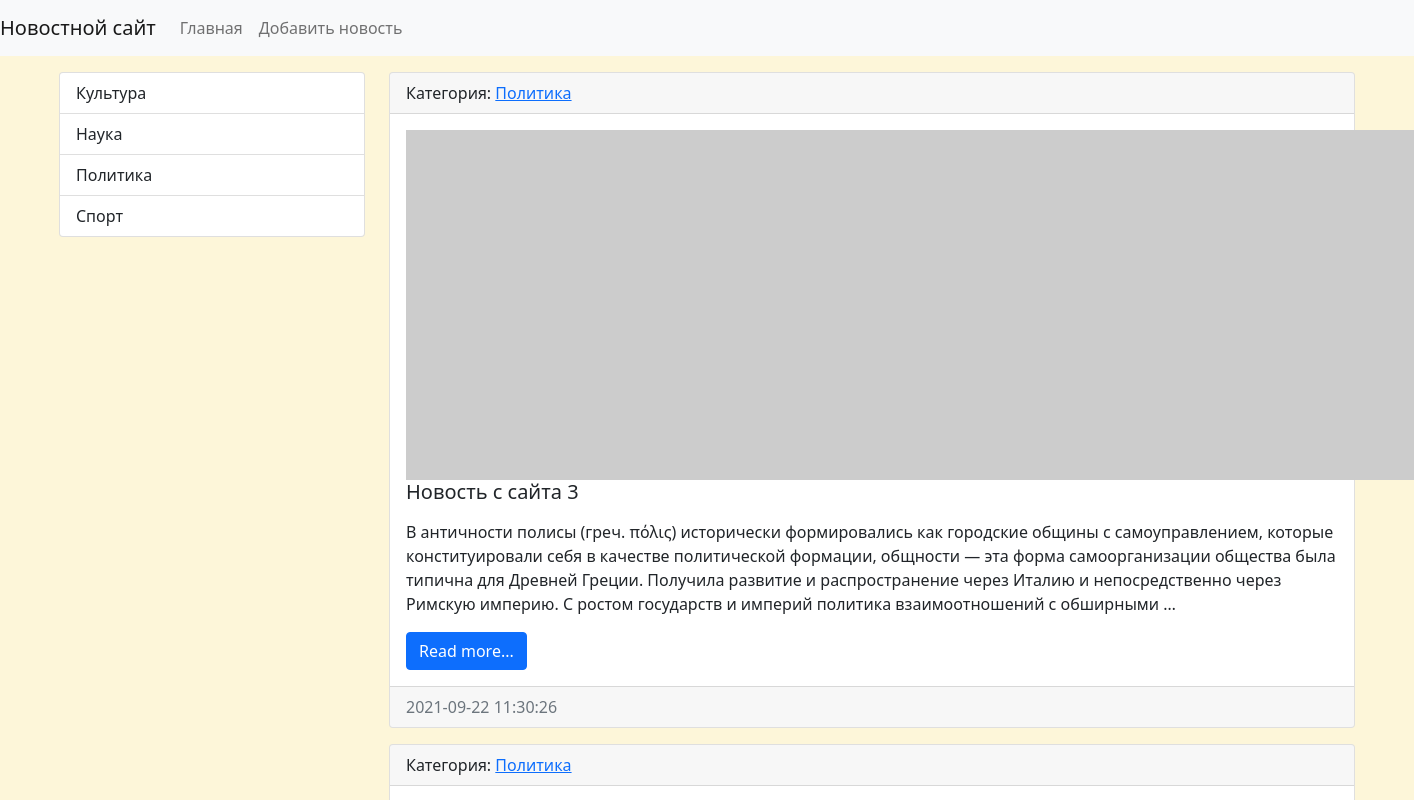
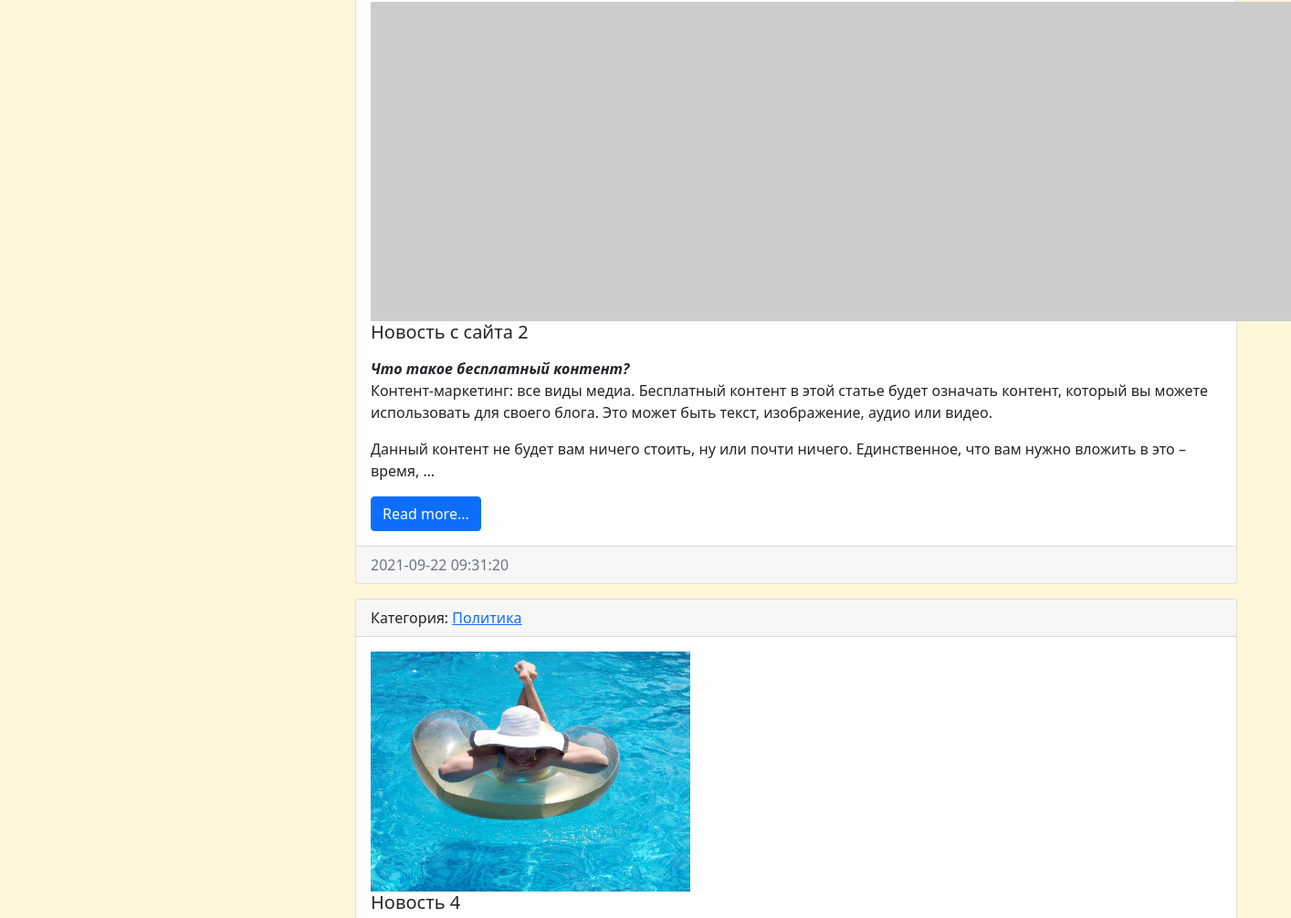
Page /category/3/ (upper part) on the earlier database version (2 pictures, top to bottom).
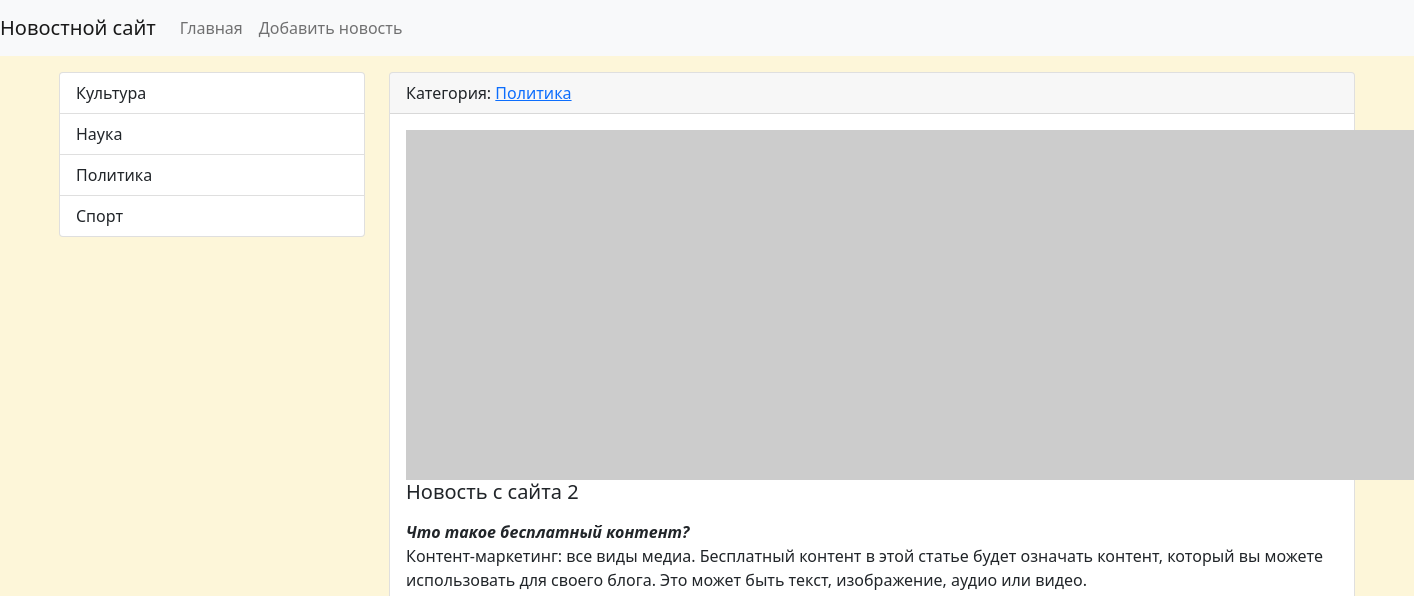
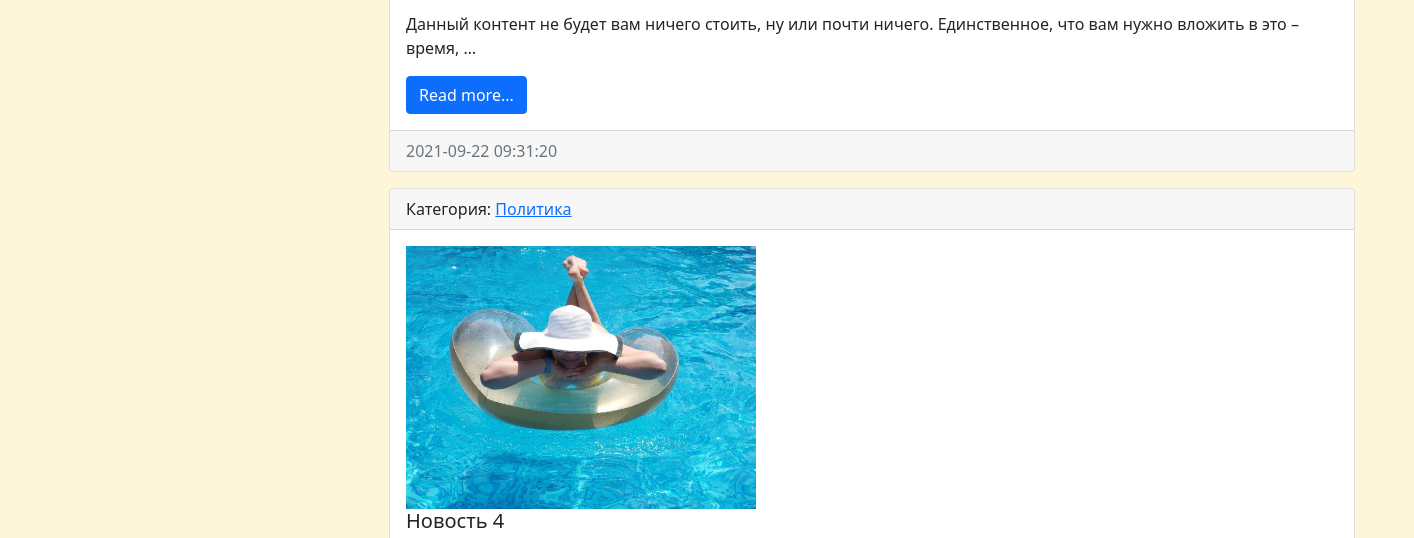
Same page on the later database version (2 pictures, top to bottom).
### news/models.py (models this page shows, shortened)
class Category(models.Model):
    title = models.CharField(max_length=150, db_index=True, verbose_name='Наименование категории')
    def get_absolute_url(self):
        return reverse('category', kwargs={"category_id": self.pk})
    def __str__(self):
        return self.title
    class Meta:
        verbose_name = 'Категория'
        verbose_name_plural = 'Категории'
        ordering = ['title']

class News(models.Model):
    title = models.CharField(max_length=150, verbose_name='Наименование')
    content = models.TextField(blank=True, verbose_name='Контент')
    created_at = models.DateTimeField(auto_now_add=True, verbose_name='Дата публикации')
    updated_at = models.DateTimeField(auto_now=True, verbose_name='Обновлено')
    photo = models.ImageField(upload_to='photos/%Y/%m/%d/', verbose_name='Фото', blank=True)
    is_published = models.BooleanField(default=True, verbose_name='Опубликовано')
    category = models.ForeignKey('Category', on_delete=models.PROTECT, null=True, verbose_name='Категория')
    def get_absolute_url(self):
        return reverse('view_news', kwargs={"pk": self.pk})
    class Meta:
        verbose_name = 'Новость'
        verbose_name_plural = 'Новости'
        ordering = ['-created_at']

### news/views.py (the view)
# urls.py: path('category/<int:category_id>/', NewsByCategory.as_view(extra_context={'title': 'Какой-то Тайтл'}), name='category'),
class NewsByCategory(ListView):
    model = News
    template_name = 'news/home_news_list.html'  # Change directory
    context_object_name = 'news'
    allow_empty = False
    def get_context_data(self, *, object_list=None, **kwargs):
        context = super().get_context_data(**kwargs)
        context['title'] = Category.objects.get(pk=self.kwargs['category_id'],)
        return context
    def get_queryset(self):
        return News.objects.filter(category_id=self.kwargs['category_id'], is_published=True)

### news/templatetags/news_tags.py (called while the page is built)
@register.inclusion_tag('news/list_categories.html')
def show_categories(arg1='Hello', arg2='world'):
    categories = Category.objects.all()
    return {"categories": categories, "arg1": arg1, "arg2": arg2}

### news/templates/news/home_news_list.html (shortened to what this page needs)
{% extends 'base.html' %}
{% block sidebar %}
{% include 'inc/_sidebar.html' %}
{% endblock %}
{% block content %}
{% for item in news %}
<div class="card mb-3">
    <div class="card-header">
        Категория: <a href="{{ item.category.get_absolute_url }}">{{ item.category }}</a>
    </div>
    <div class="card-body">
        <div class="media">
            {% if item.photo %}
            <img src="{{ item.photo.url }}" alt="" width="350" class="mr-3">
            {% else %}
            <img src="https://picsum.photos/id/1060/350/235/?blur=2" alt="" class="mr-3">
            {% endif %}
            <div class="media-body">
                <h5 class="card-title">{{ item.title }}</h5>
                <p class="card-text">{{ item.content|safe|linebreaks|truncatewords:50 }}</p>
                <a href="{{ item.get_absolute_url }}" class="btn btn-primary">Read more...</a>
            </div>
        </div>
    </div>
    <div class="card-footer text-muted">
        {{ item.created_at|date:"Y-m-d H:i:s" }}
    </div>
</div>
{% endfor %}
{% endblock %}

### news/templates/news/list_categories.html
<div class="list-group">
    {% for item in categories %}
    <a href="{{ item.get_absolute_url }}" class="list-group-item list-group-item-action">{{ item.title }}</a>
    {% endfor %}
</div>

Differences in the rows shown:
no longer on this page (row edited): News: category "Политика", title "Новость с сайта 3", content "В античности полисы (греч. πόλις) исторически формировались как городские общины с самоуправлением, которые конституировали себя в качестве политической формации, общности — эта форма самоорганизации общества была типична для Древней Греции. Получила развитие и распространение через Италию и непосредственно через Римскую империю. С ростом государств и империй политика взаимоотношений с обширными …", created_at "2021-09-22 11:30:26"
